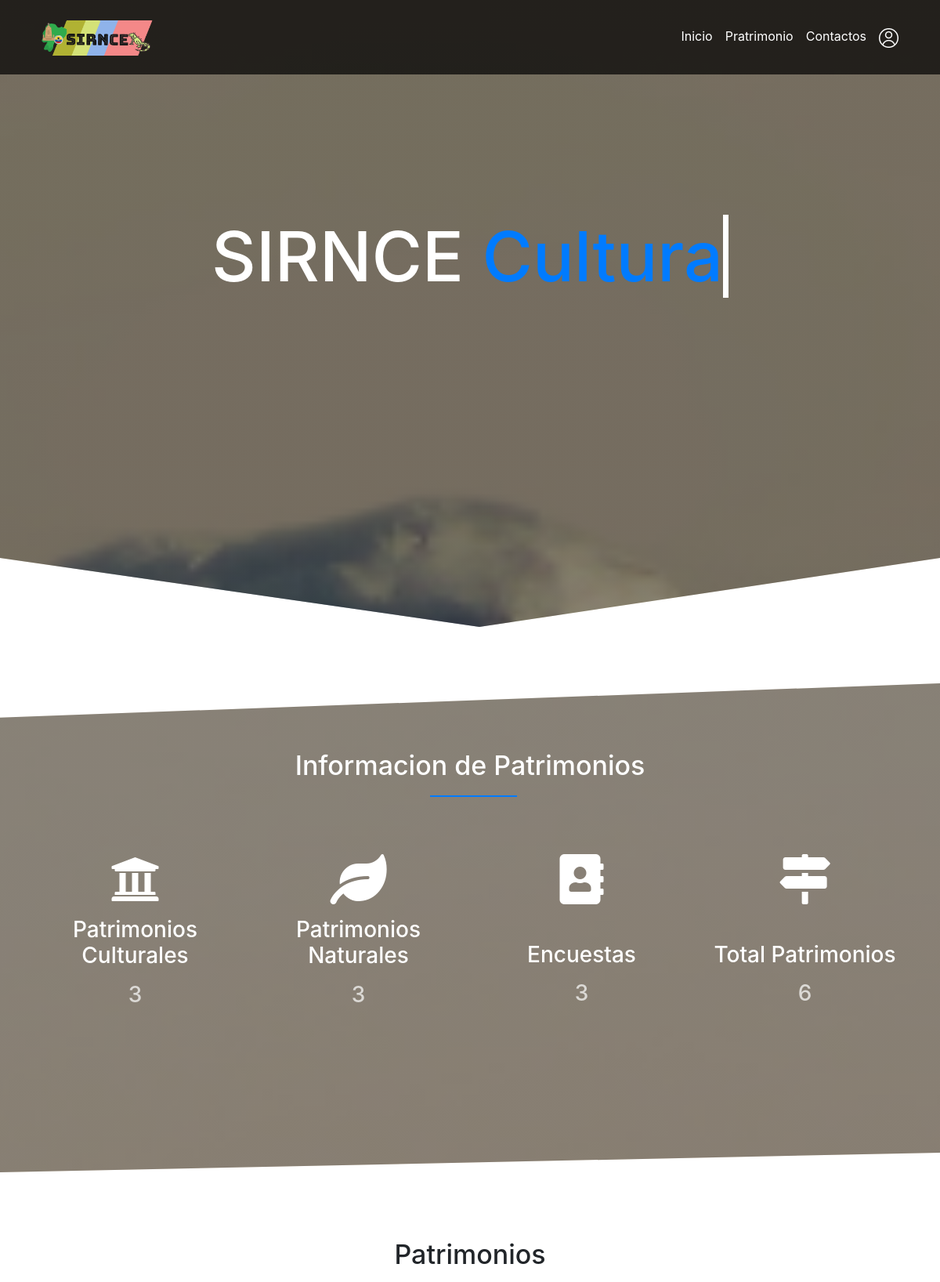
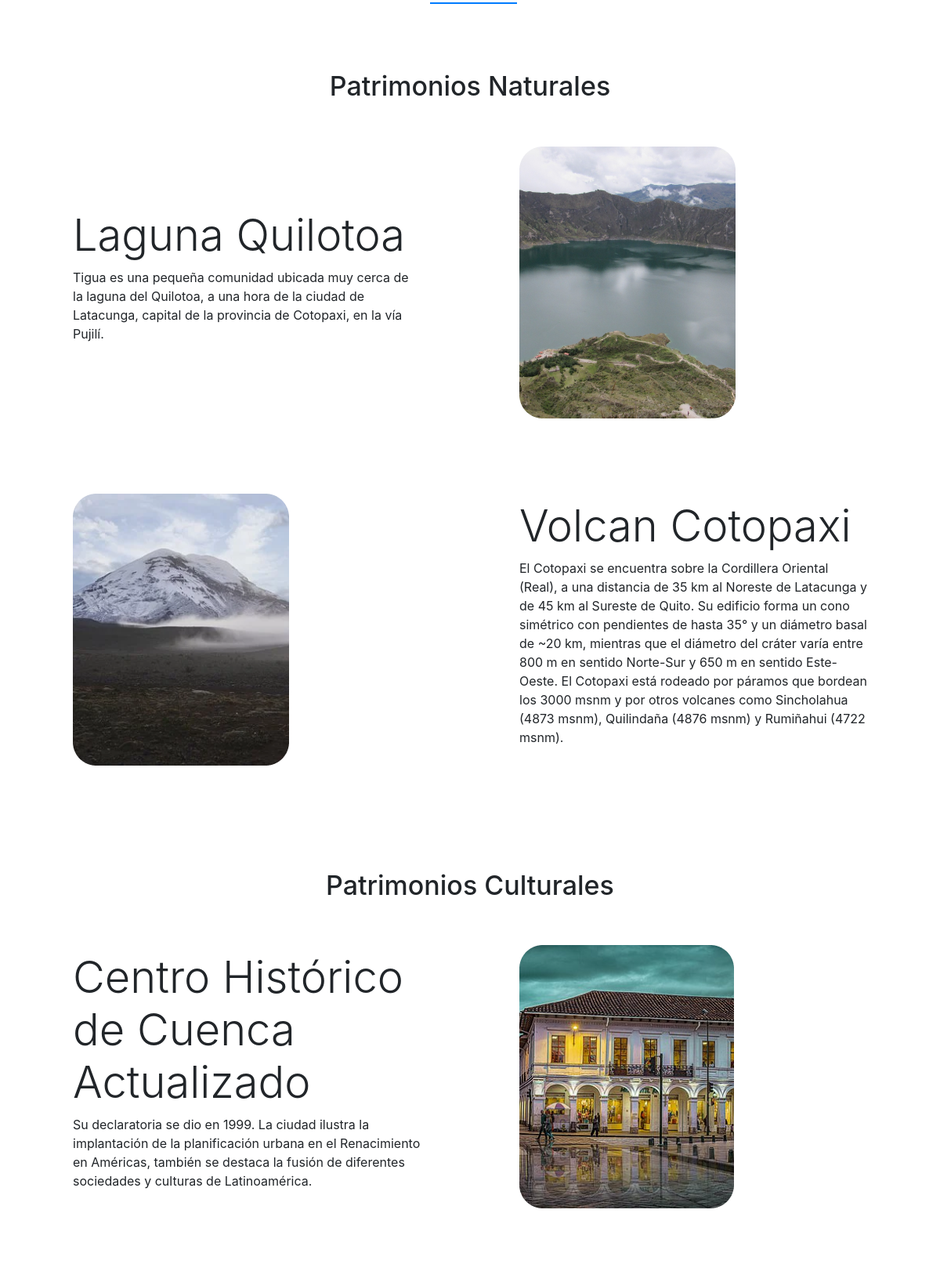
The app's page /Sirnce/index.php (upper part) with its own data (2 pictures, top to bottom).
### tables this page shows
CREATE TABLE `fichapatrimonionatural` (
  `id_ficha_natural` int(3) NOT NULL,
  `fecha` date NOT NULL,
  `nombre` varchar(25) NOT NULL,
  `descripcion` varchar(1000) NOT NULL,
  `provincia` varchar(100) NOT NULL,
  `canton` varchar(100) NOT NULL,
  `parroquia` varchar(100) NOT NULL,
  `geografia` varchar(200) NOT NULL,
  `floraCaracteristica` varchar(1000) NOT NULL,
  `faunaCaracteristica` varchar(1000) NOT NULL,
  `actividades` varchar(1000) NOT NULL,
  `recomendaciones` varchar(1000) NOT NULL,
  `facilidades` varchar(1000) NOT NULL,
  `comollegar` varchar(1000) NOT NULL,
  `imagen` blob NOT NULL
);

CREATE TABLE `fichapatrimoniocultural` (
  `id_ficha_cultural` int(11) NOT NULL,
  `fecha` date NOT NULL,
  `nombre_patrimonio` varchar(200) NOT NULL,
  `tipo` varchar(50) NOT NULL,
  `caracteristicas` varchar(500) NOT NULL,
  `provincia` varchar(50) NOT NULL,
  `canton` varchar(50) NOT NULL,
  `parroquia` varchar(50) NOT NULL,
  `comunidad` varchar(100) NOT NULL,
  `tipoPatrimonioOficial` varchar(50) NOT NULL,
  `registro` varchar(50) NOT NULL,
  `img` longblob NOT NULL
);

### Sirnce/dll/config.php (called while the page is built, shortened)
<?php
$urlSitio="http://127.0.0.1/aplicaciones/SIRNCE/";
?>

### Sirnce/index.php (the view, shortened to what this page needs)
<?php
include("dll/config.php");
include("dll/class_mysqli.php");
$miconexion= new clase_mysqli7;
$miconexion->conectar(DBHOST, DBUSER, DBPASS, DBNAME);
extract($_GET);
?>
<!DOCTYPE html>
<html>
<head>
    <link rel="stylesheet" href="https://use.fontawesome.com/releases/v5.4.1/css/all.css">
    <link rel="stylesheet" href="https://stackpath.bootstrapcdn.com/bootstrap/4.1.3/css/bootstrap.min.css">
    <link rel="stylesheet" href="css/style.css">
</head>
<body id="about">
    <nav class="navbar navbar-expand-lg navbar-light fixed-top" id="mainNav">
        <div class="container">
             <img class="logo" src="images/logotipo.png" alt="">
            <div class="collapse navbar-collapse" id="navbarResponsive">
                <ul class="navbar-nav ml-auto">
                    <li class="nav-item">
                    <a class="nav-link js-scroll-trigger" href="#about">Inicio</a>
                    </li>
                    <li class="nav-item">
                    <a class="nav-link js-scroll-trigger" href="#portfolio">Pratrimonio</a>
                    </li>
                    <li class="nav-item">
                    <a class="nav-link js-scroll-trigger" href="#contactos">Contactos</a>
                    </li>
                    <li class="nav-item">
                      <a class="nav-link js-scroll-trigger" href=" <?php echo $urlSitio; ?>includes/login.php"> <img src="images/usuario1.png" alt=""></a>
                    </li>
                </ul>
            </div>
        </div>
    </nav>
    <header class="background-main">
    <main class="main">
            <h1 class="main-title">SIRNCE
                <a href="" class="typewrite" data-period="3000" data-type='[ "Cultura", "Ecuador", "Información" ]'>
                </a>
            </h1>
    </main>
    <div class="contenido">
    <div class="texto1">
		<p class="sirnce">SIRNCE</p>
		Sistema de Internacionalizacion de Los Recursos Naturales y Culturales del Ecuador.
	</div>
	<div class="frase">
        <div class="texto2"> <samp> “Todo lo que necesitas</samp> es Ecuador ” </div>
	    <div class="texto3"> <samp> “All you</samp> need is Ecuador”</div>
    </div>
    </div>
    </header>
    <br>
    <section class="services-class" id="services">
        <div class="container">
            <div class="row">
            <div class="col-lg-12 text-center">
                <h2 class="section-heading">Informacion de Patrimonios</h2>
                <div class="line-shape"></div>
            </div>
            </div>
        </div>
        <div class="container">
         <div class="row" style=" text-align: center;">
            <div class="col-lg-3 col-md-6 text-center">
                <div class="service-box mt-5 mx-auto">
                <i class="fa fa-university fa-4x mb-3" aria-hidden="true"></i>
                <h3 class="mb-3">Patrimonios Culturales</h3>
                <h3 class="text-muted mb-0"> <?php
                $miconexion->consulta("select count(*) from fichapatrimoniocultural ");
                $miconexion->verconsulta();
                ?></h3>
                </div>
            </div>
            <div class="col-lg-3 col-md-6 text-center">
                <div class="service-box mt-5 mx-auto">
                <i class="fa fa-leaf fa-4x mb-3" aria-hidden="true"></i>
                <h3 class="mb-3">Patrimonios Naturales</h3>
                <h3 class="text-muted mb-0">
                 <?php
                $miconexion->consulta("select count(*) from fichapatrimonionatural ");
                $miconexion->verconsulta();
                ?>
            </h3>
                </div>
            </div>
            <div class="col-lg-3 col-md-6 text-center">
                <div class="service-box mt-5 mx-auto">
                <i class="fa fa-address-book fa-4x mb-5" aria-hidden="true"></i>
                <h3 class="mb-3">Encuestas</h3>
                <h3 class="text-muted mb-0">
                <?php
                $miconexion->consulta("select count(*) from encuestaP3");
                $miconexion->verconsulta();
                ?>
                </h3>
                </div>
            </div>
            <div class="col-lg-3 col-md-6 text-center">
                <div class="service-box mt-5 mx-auto">
                <i class="fa fa-map-signs fa-4x mb-5" aria-hidden="true"></i>
                <h3 class="mb-3">Total Patrimonios</h3>
                <h3 class="text-muted mb-0">
                <?php
               $miconexion->consulta( "SELECT(select count(*)from fichapatrimoniocultural ) +
               (select count(*) from fichapatrimonionatural) as total FROM dual; ");
                $miconexion->verconsulta();
                ?>
                </h3>
                </div>
            </div>
         </div>
        </div>
    </section>
    <div class="container text-center" id="portfolio">
            <h2 class="portfolio-title">Patrimonios</h2>
            <div class="line-shape"></div>
    </div>
    <div class="container text-center" id="portfolio">
            <h2 class="portfolio-title">Patrimonios Naturales</h2>
    </div>
    <section>
        <div class="container">
            <div class="row align-items-center">
                <div class="col-lg-6 order-lg-2">
                    <div class="p-5">
                        <img src="images/quilota.png" alt="">
                    </div>
                </div>
                <div class="col-lg-6 order-lg-1">
                    <div class="p-5">
                        <h2 class="display-4"> <?php
					$sql = "select * from fichapatrimonionatural ";
                    $miconexion->consulta($sql);
                    $listaUser= $miconexion->consultalista();
                    echo $listaUser[2];
					?>
                    </h2>
                    <p> <?php
					$sql = "select * from fichapatrimonionatural ";
                    $miconexion->consulta($sql);
                    $listaUser= $miconexion->consultalista();
                    echo $listaUser[3];
					?></p>
                    </div>
                </div>
            </div>
        </div>
    </section>
    <section>
        <div class="container">
            <div class="row align-items-center">
                <div class="col-lg-6">
                    <div class="p-5">
                        <img  src="images/recursoN.png" alt="">
                    </div>
                </div>
                <div class="col-lg-6">
                    <div class="p-5">
                   <h2 class="display-4">
                        <?php
					$sql = "select * from fichapatrimonionatural where id_ficha_natural=16 ";
                    $miconexion->consulta($sql);
                    $listaUser= $miconexion->consultalista();
                    echo $listaUser[2];
					?>
                    </h2>
                    <p> <?php
					$sql = "select * from fichapatrimonionatural where id_ficha_natural=16";
                    $miconexion->consulta($sql);
                    $listaUser= $miconexion->consultalista();
                    echo $listaUser[3];
					?></p>
                    </div>
                </div>
            </div>
        </div>
    </section>
    <div class="container text-center" id="portfolio">
            <h2 class="portfolio-title">Patrimonios Culturales</h2>
    </div>
    <section>
        <div class="container">
            <div class="row align-items-center">
                <div class="col-lg-6 order-lg-2">
                    <div class="p-5">
                        <img  src="images/recursoPa.png" alt="">
                    </div>
                </div>
                <div class="col-lg-6 order-lg-1">
                    <div class="p-5">
                        <h2 class="display-4">
                        <?php
					$sql = "select * from fichapatrimoniocultural where id_ficha_cultural=50 ";
                    $miconexion->consulta($sql);
                    $listaUser= $miconexion->consultalista();
                    echo $listaUser[2];
					?>
                    </h2>
                    <p> <?php
					$sql = "select * from fichapatrimoniocultural where id_ficha_cultural=50 ";
                    $miconexion->consulta($sql);
                    $listaUser= $miconexion->consultalista();
                    echo $listaUser[4];
					?></p>
                    </div>
                </div>
            </div>
        </div>
    </section>
    <section>
        <div class="container">
            <div class="row align-items-center">
                <div class="col-lg-6">
                    <div class="p-5">
                    </div>
                </div>
                <div class="col-lg-6">
                    <div class="p-5">
                    </div>
                </div>
            </div>
        </div>
    </section>
    <br>
</body>
    <br><br>
    <br>
<html>

### Sirnce/css/style.css (style rules this page uses)
:root { --primary-font-color1: #ffffff; --primary-font-color2: #007bff; }
.logo { height: 45px; margin: 10px 0px 8px 5px; }
.navbar-light { padding-top: 1rem; padding-bottom: 1rem; background-color: rgba(0,0,0,.7); }
.navbar-light .container a, .navbar-light .container .collapse .navbar-nav .nav-item .nav-link { color: var(--primary-font-color1); }
.background-main { height: 100vh; background: linear-gradient(rgba(20,20,20, .5),rgba(20,20,20, .5)),url(../images/paisaje.png); -webkit-clip-path: polygon(0 0, 100% 0, 100% 89%, 51% 100%, 0 89%); clip-path: polygon(0 0, 100% 0, 100% 89%, 51% 100%, 0 89%); }
.texto1 { position: absolute; top: 55%; left: 60%; font-size: 20px; font-family: 'Courier New', Courier, monospace; background-color: #fff; opacity: 60%; width: 34%; border-radius: 20px; padding: 20px; color: #000; }
.texto1 p { font-size: 30px; text-align: center; font-weight: bold; }
div.frase { position: absolute; top: 65%; left: 5%; font-size: 25px; font-family: 'Courier New', Courier, monospace; opacity: 65%; padding: 20px; border-radius: 20px; background-color: #fff; }
.texto2 { color: #244FE9; }
.texto2 samp { color: rgb(184, 197, 6); }
.texto3 { color: rgb(255, 7, 7); text-align: center; }
.texto3 samp { color:#244FE9; }
.background-main, .services-class { max-width: 100%; background-position: center center; background-repeat: no-repeat; background-attachment: fixed; background-size: cover; color:var(--primary-font-color1); }
.background-main h1 { font-size: 5.5rem; }
.background-main .main { display: table; width: 100%; height: 82vh; text-align: center; }
.background-main .main .main-title,.background-main .main p { display: table-cell; vertical-align: middle; }
.about-us,.services-class { margin-top: 3em; margin-bottom: 3em; }
.line-shape { width: 10%; height: 2px; margin-left: calc(49% - 40px); background-color: var(--primary-font-color2); margin-top: 17px; margin-bottom: 25px; }
.services-class { max-width: 100%; height: 78vh; background: linear-gradient(rgba(20,20,20, .5),rgba(20,20,20, .5)),url(../images/login.png); background-position: center center; background-repeat: no-repeat; background-attachment: fixed; background-size: cover; -webkit-clip-path: polygon(0 7%, 100% 0, 100% 96%, 0 100%); clip-path: polygon(0 7%, 100% 0, 100% 96%, 0 100%); }
.services-class .section-heading, .portfolio-title,.contact-us .section-heading { font-size: 34px; margin-top: 2.5em; }
.services-class .container .service-box .text-muted { color: rgba(255,255,255,.7) !important }

### records on screen
fichapatrimonionatural: nombre "Laguna Quilotoa", descripcion "Tigua es una pequeña comunidad ubicada muy cerca de la laguna del Quilotoa, a una hora de la ciudad de Latacunga, capital de la provincia de Cotopaxi, en la vía Pujilí."
fichapatrimonionatural: nombre "Volcan Cotopaxi", descripcion "El Cotopaxi se encuentra sobre la Cordillera Oriental (Real), a una distancia de 35 km al Noreste de Latacunga y de 45 km al Sureste de Quito. Su edificio forma un cono simétrico con pendientes de hasta 35° y un diámetro basal de ~20 km, mientras que el diámetro del cráter varía entre 800 m en sentido Norte-Sur y 650 m en sentido Este-Oeste. El Cotopaxi está rodeado por páramos que bordean los 3000 msnm y por otros volcanes como Sincholahua (4873 msnm), Quilindaña (4876 msnm) y Rumiñahui (4722 msnm)."
fichapatrimoniocultural: nombre_patrimonio "Centro Histórico de Cuenca Actualizado", caracteristicas "Su declaratoria se dio en 1999. La ciudad ilustra la implantación de la planificación urbana en el Renacimiento en Américas, también se destaca la fusión de diferentes sociedades y culturas de Latinoamérica."

### other values on screen
$row[$i] "3"
$row[$i] "6"
